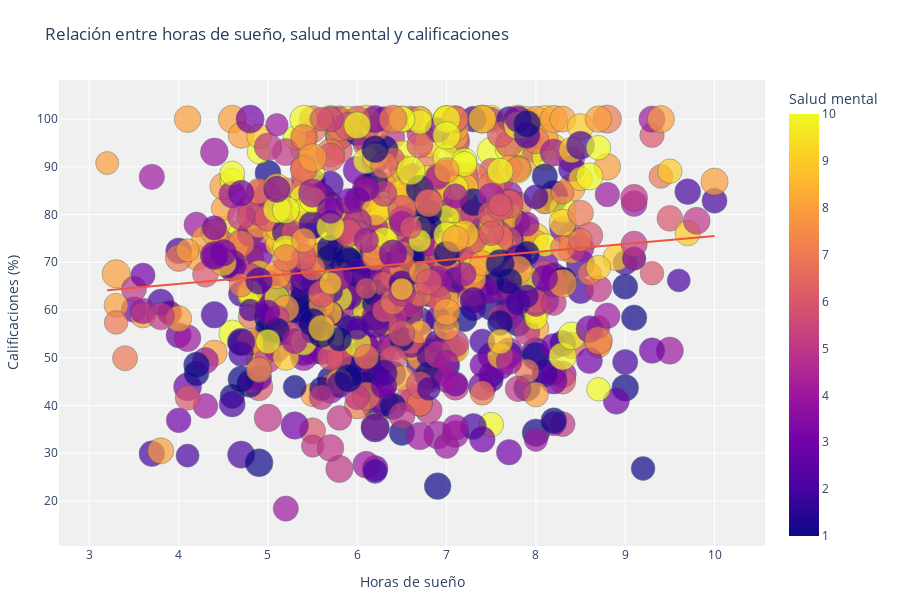

Notebook cell for this chart:
### Markdown cell above
#### Análisis por grupos: horas de sueño, salud mental y calificaciones

### Code cell
# Crear un gráfico de barras para mostrar la distribución de calificaciones por calidad de dieta y género
fig = px.scatter(
    df,
    x='sleep_hours',
    y='exam_score',
    color='mental_health_rating',
    size='attendance_percentage',
    hover_data=['student_id', 'age', 'gender', 'diet_quality'],
    title='Relación entre horas de sueño, salud mental y calificaciones',
    labels={
        'sleep_hours': 'Horas de sueño',
        'exam_score': 'Calificaciones (%)',
        'mental_health_rating': 'Salud mental',
        'attendance_percentage': 'Asistencia (%)'
    },
    height=600,
    width=900,
    trendline="ols"
)

# Personalizar el diseño para mejor visibilidad
fig.update_layout(
    plot_bgcolor='rgba(240,240,240,1)',
    legend=dict(
        bgcolor='rgba(255,255,255,0.8)',
        bordercolor='black',
        borderwidth=1,
        title=dict(text="Salud mental"),
        orientation="h",
        yanchor="bottom",
        y=1.02,
        xanchor="right",
        x=1
    ),
    font=dict(size=12),
    margin=dict(l=50, r=50, t=80, b=50)
)

# Personalizar las trazas del gráfico
fig.update_traces(
    marker=dict(opacity=0.7, line=dict(width=0.5, color='DarkSlateGrey')),
    hovertemplate="<br>".join([
        "Horas de sueño: %{x:.1f}",
        "Calificaciones: %{y:.1f}%",
        "Salud mental: %{marker.color}",
        "Asistencia: %{marker.size:.1f}%",
        "<extra></extra>"
    ])
)

fig.show()

### Figure 1 — Plotly figure (JSON) as saved in the notebook; plotly's stock layout.template omitted (floating-point values rounded to 4 significant figures; data arrays with more than 128 entries replaced by an {"elided": "..."} marker saying what was removed)
{"data": [{"customdata": {"elided": "1000x4 mixed values"}, "hovertemplate": "Horas de sueño: %{x:.1f}<br>Calificaciones: %{y:.1f}%<br>Salud mental: %{marker.color}<br>Asistencia: %{marker.size:.1f}%<br><extra></extra>", "legendgroup": "", "marker": {"color": {"elided": "1000 int values"}, "coloraxis": "coloraxis", "line": {"color": "DarkSlateGrey", "width": 0.5}, "opacity": 0.7, "size": {"elided": "1000 float values"}, "sizemode": "area", "sizeref": 0.25, "symbol": "circle"}, "mode": "markers", "name": "", "orientation": "v", "showlegend": false, "type": "scatter", "x": {"elided": "1000 float values"}, "xaxis": "x", "y": {"elided": "1000 float values"}, "yaxis": "y"}, {"hovertemplate": "Horas de sueño: %{x:.1f}<br>Calificaciones: %{y:.1f}%<br>Salud mental: %{marker.color}<br>Asistencia: %{marker.size:.1f}%<br><extra></extra>", "legendgroup": "", "marker": {"line": {"color": "DarkSlateGrey", "width": 0.5}, "opacity": 0.7, "symbol": "circle"}, "mode": "lines", "name": "", "showlegend": false, "type": "scatter", "x": {"elided": "1000 float values"}, "xaxis": "x", "y": {"elided": "1000 float values"}, "yaxis": "y"}], "layout": {"coloraxis": {"colorbar": {"title": {"text": "Salud mental"}}, "colorscale": [[0, "#0d0887"], [0.1111, "#46039f"], [0.2222, "#7201a8"], [0.3333, "#9c179e"], [0.4444, "#bd3786"], [0.5556, "#d8576b"], [0.6667, "#ed7953"], [0.7778, "#fb9f3a"], [0.8889, "#fdca26"], [1, "#f0f921"]]}, "font": {"size": 12}, "height": 600, "legend": {"bgcolor": "rgba(255,255,255,0.8)", "bordercolor": "black", "borderwidth": 1, "itemsizing": "constant", "orientation": "h", "title": {"text": "Salud mental"}, "tracegroupgap": 0, "x": 1, "xanchor": "right", "y": 1.02, "yanchor": "bottom"}, "margin": {"b": 50, "l": 50, "r": 50, "t": 80}, "plot_bgcolor": "rgba(240,240,240,1)", "title": {"text": "Relación entre horas de sueño, salud mental y calificaciones"}, "width": 900, "xaxis": {"anchor": "y", "domain": [0, 1], "title": {"text": "Horas de sueño"}}, "yaxis": {"anchor": "x", "domain": [0, 1], "title": {"text": "Calificaciones (%)"}}}}
